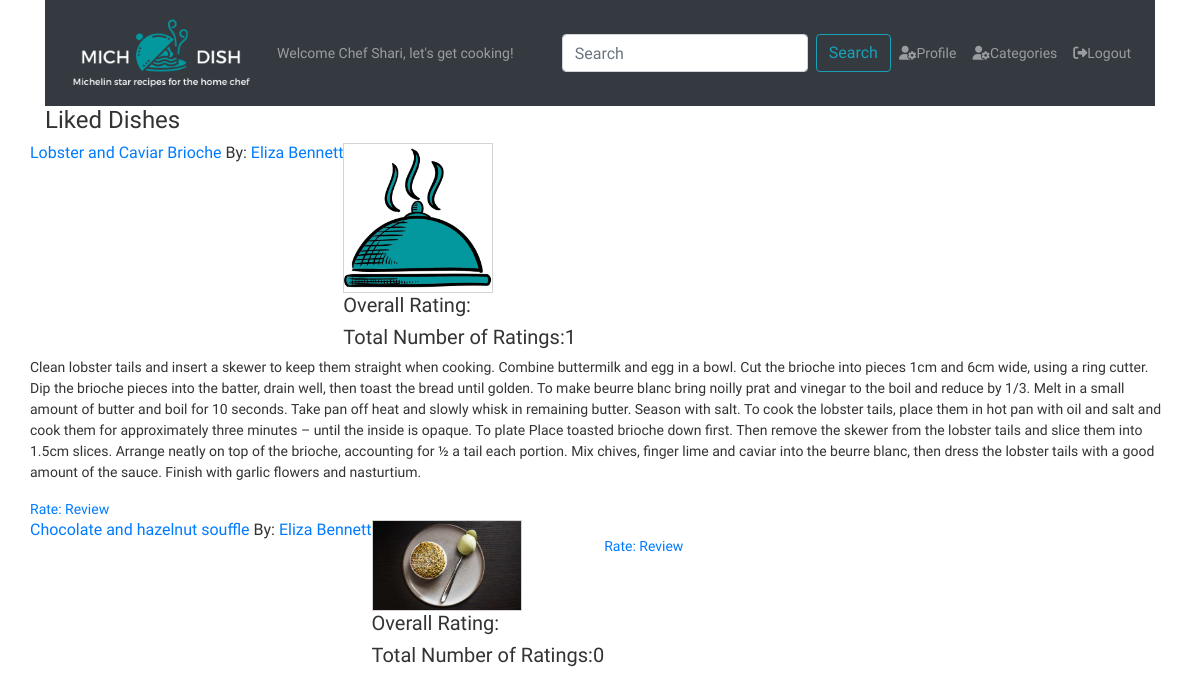
/favorites (signed in), run on an earlier commit of the app's database.
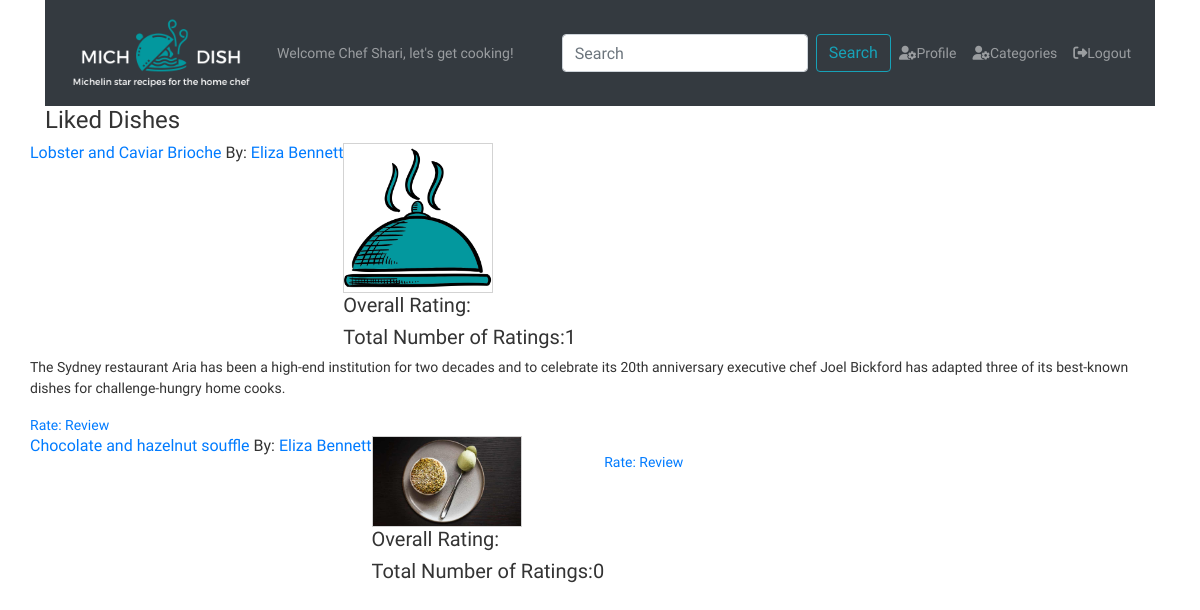
And on a later commit of the database.
### dish/models.py (models this page shows, shortened)
class Dish(models.Model):
    title = models.CharField(max_length=255)
    recipe = models.TextField(help_text="Instructions for how to make the dish.")
    description = models.TextField(blank=True, help_text="Describe the dish, its history and why you were inspired to make it.")
    ingredients = models.TextField(help_text="Add each ingredient on a new line.")
    prep_time = models.IntegerField(help_text="Prep time in minutes.")
    cook_time = models.IntegerField(help_text="Cook time in minutes.")
    servings = models.IntegerField()
    profile_pic = models.ImageField(
        upload_to=dish_directory_path,
        default= 'dishes/blank-dish.jpg',
        blank=True,
        null=True,
        )
    categories = models.ManyToManyField(Category, related_name='dishes', help_text="Select all categories that apply.")
    poster = models.ForeignKey(User, related_name='user_dishes', on_delete=models.CASCADE)
    user_likes = models.ManyToManyField(User, related_name='liked_dishes')
    created_at = models.DateField(auto_now_add=True)
    updated_at = models.DateField(auto_now=True)

### dish/views.py (the view)
# urls.py: path('favorites', views.favorites, name="favorite_dishes"),
@login_required
def favorites(request):
    user = request.user #User.objects.get(id=request.session['user_id'])
    context = {
        'user': user,
        'dishes': Dish.objects.filter(user_likes__in=[user.id]).order_by('created_at') #user.liked_dishes.all().order_by('dish__created_at'),
    }
    return render(request, 'dish/favorites.html', context)

### dish/templates/dish/favorites.html (shortened to what this page needs)
{% extends 'dish/base.html' %}
{% load static %}
{% block greeting %}{% if user.is_authenticated %} {{ user.first_name }}{% endif %}{% endblock greeting %}
{% block profile %}
{% if user.is_authenticated %}
<a href="{% url 'accounts:user_profile' profiled_user_id=user.id %}" class="nav-link"><i
        class="fas fa-user-cog"></i>Profile</a>
{% else %}
<a href="{% url 'accounts:signup' %}" class="nav-link"><i class="fas fa-user-cog"></i>Register</a>
{% endif %}
{% endblock profile %}
{% block login %}
{% if user.is_authenticated %}
<a href="{% url 'logout' %}" class="nav-link"><i class="fas fa-sign-out-alt"></i>Logout</a>
{% else %}
<a href="{% url 'login' %}" class="nav-link"><i class="fas fa-sign-in-alt"></i>Login</a>
{% endif %}
{% endblock login %}
{% block content %}
<div id="allPost">
    <div id="title">
        <h4>Liked Dishes</h4>
    </div>
    {% for dish in dishes %}
    <div class="row post">
        <div>
            <h6><a href="/dish/{{ dish.id }}">{{ dish.title }}</a> By: <a
                    href="{% url 'accounts:user_profile' profiled_user_id=dish.poster.id %}">{{ dish.poster.first_name }}
                    {{ dish.poster.last_name }}</a></h6>
        </div>
        <div id="picture">
            <div>
                <img src="{{ dish.profile_pic.url }}" alt="Dish Picture Here">
            </div>
            <div>
                <h5>Overall Rating: {{ dish.ratings.avg }} </h5>
            </div>
            <div>
                <h5>Total Number of Ratings:{{ dish.ratings.count }}</h5>
            </div>
        </div>
        <div id="description">
            <p>{{ dish.description }}</p>
            <div id="rate">
                <a href="">Rate: </a>
                <a href="">Review</a>
            </div>
        </div>
    </div>
    {% endfor %}
</div>
{% endblock %}

What changed in the data, as far as the page shows it:
changed Dish "Lobster and Caviar Brioche": description "Clean lobster tails and insert a skewer to keep them straight when cooking. Combine buttermilk and egg in a bowl. Cut the brioche into pieces 1cm and 6cm wide, using a ring cutter. Dip the brioche pieces into the batter, drain well, then toast the bread until golden. To make beurre blanc bring noilly prat and vinegar to the boil and reduce by 1/3. Melt in a small amount of butter and boil for 10 seconds. Take pan off heat and slowly whisk in remaining butter. Season with salt. To cook the lobster tails, place them in hot pan with oil and salt and cook them for approximately three minutes – until the inside is opaque. To plate Place toasted brioche down first. Then remove the skewer from the…" → "The Sydney restaurant Aria has been a high-end institution for two decades and to celebrate its 20th anniversary executive chef Joel Bickford has adapted three of its best-known dishes for challenge-hungry home cooks."
